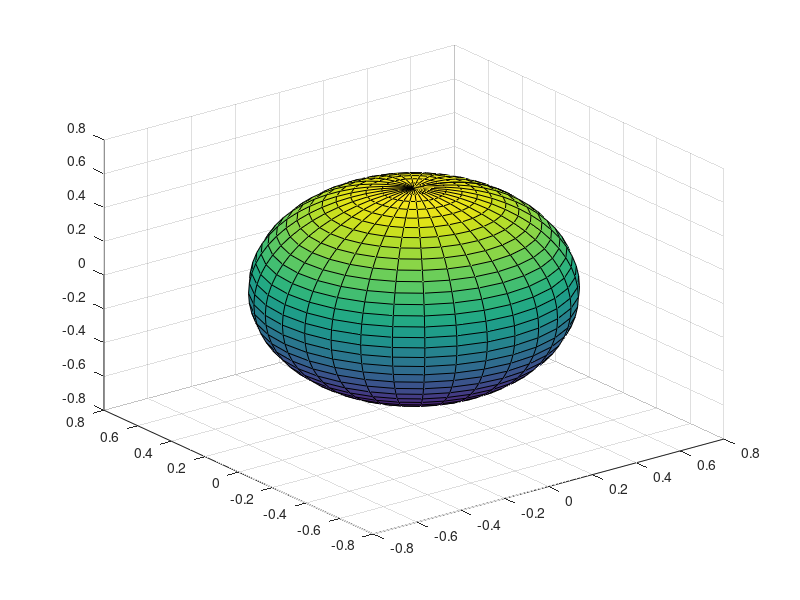

This figure's MATLAB source:
# point2.m
#
# Copyright 2015 2016 2017 2018 by John Gambini
#
[xx,yy,z] = sphere(32);
axis equal;
c = z;
surf(xx*.6,yy*.6,z*.6);

%plot3(xx,yy,z);
